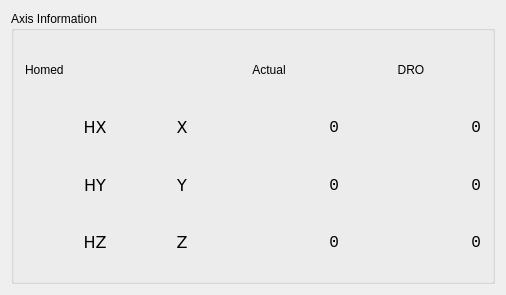
        <widget class="QWidget" name="tab_15">
         <attribute name="title">
          <string>DRO</string>
         </attribute>
         <layout class="QGridLayout" name="gridLayout_28">
          <item row="0" column="0">
           <widget class="QGroupBox" name="groupBox_17">
            <property name="minimumSize">
             <size>
              <width>480</width>
              <height>273</height>
             </size>
            </property>
            <property name="maximumSize">
             <size>
              <width>550</width>
              <height>273</height>
             </size>
            </property>
            <property name="title">
             <string>Axis Information</string>
            </property>
            <layout class="QGridLayout" name="gridLayout_27">
             <item row="0" column="0">
              <layout class="QVBoxLayout" name="verticalLayout_33">
               <item>
                <layout class="QGridLayout" name="gridLayout_26">
                 <property name="leftMargin">
                  <number>2</number>
                 </property>
                 <property name="topMargin">
                  <number>2</number>
                 </property>
                 <property name="rightMargin">
                  <number>2</number>
                 </property>
                 <property name="bottomMargin">
                  <number>2</number>
                 </property>
                 <property name="spacing">
                  <number>2</number>
                 </property>
                 <item row="2" column="0">
                  <widget class="QLabel" name="home_lb_1">
                   <property name="minimumSize">
                    <size>
                     <width>140</width>
                     <height>30</height>
                    </size>
                   </property>
                   <property name="font">
                    <font>
                     <family>DejaVu Sans</family>
                     <pointsize>12</pointsize>
                    </font>
                   </property>
                   <property name="frameShape">
                    <enum>QFrame::NoFrame</enum>
                   </property>
                   <property name="text">
                    <string>HY</string>
                   </property>
                   <property name="alignment">
                    <set>Qt::AlignCenter</set>
                   </property>
                  </widget>
                 </item>
                 <item row="0" column="2">
                  <widget class="QLabel" name="actual">
                   <property name="minimumSize">
                    <size>
                     <width>140</width>
                     <height>30</height>
                    </size>
                   </property>
                   <property name="text">
                    <string>Actual</string>
                   </property>
                   <property name="alignment">
                    <set>Qt::AlignCenter</set>
                   </property>
                  </widget>
                 </item>
                 <item row="2" column="1">
                  <widget class="QLabel" name="label_y">
                   <property name="minimumSize">
                    <size>
                     <width>30</width>
                     <height>30</height>
                    </size>
                   </property>
                   <property name="font">
                    <font>
                     <family>DejaVu Sans</family>
                     <pointsize>12</pointsize>
                    </font>
                   </property>
                   <property name="text">
                    <string>Y</string>
                   </property>
                   <property name="alignment">
                    <set>Qt::AlignCenter</set>
                   </property>
                  </widget>
                 </item>
                 <item row="1" column="0">
                  <widget class="QLabel" name="home_lb_0">
                   <property name="minimumSize">
                    <size>
                     <width>140</width>
                     <height>30</height>
                    </size>
                   </property>
                   <property name="font">
                    <font>
                     <family>DejaVu Sans</family>
                     <pointsize>12</pointsize>
                    </font>
                   </property>
                   <property name="frameShape">
                    <enum>QFrame::NoFrame</enum>
                   </property>
                   <property name="text">
                    <string>HX</string>
                   </property>
                   <property name="alignment">
                    <set>Qt::AlignCenter</set>
                   </property>
                  </widget>
                 </item>
                 <item row="0" column="3">
                  <widget class="QLabel" name="dro">
                   <property name="minimumSize">
                    <size>
                     <width>140</width>
                     <height>30</height>
                    </size>
                   </property>
                   <property name="text">
                    <string>DRO</string>
                   </property>
                   <property name="alignment">
                    <set>Qt::AlignCenter</set>
                   </property>
                  </widget>
                 </item>
                 <item row="2" column="3">
                  <widget class="QLabel" name="dro_lb_y">
                   <property name="minimumSize">
                    <size>
                     <width>140</width>
                     <height>30</height>
                    </size>
                   </property>
                   <property name="font">
                    <font>
                     <family>Monospace</family>
                     <pointsize>12</pointsize>
                    </font>
                   </property>
                   <property name="text">
                    <string>0</string>
                   </property>
                   <property name="alignment">
                    <set>Qt::AlignRight|Qt::AlignTrailing|Qt::AlignVCenter</set>
                   </property>
                  </widget>
                 </item>
                 <item row="2" column="2">
                  <widget class="QLabel" name="actual_lb_y">
                   <property name="minimumSize">
                    <size>
                     <width>140</width>
                     <height>30</height>
                    </size>
                   </property>
                   <property name="font">
                    <font>
                     <family>Monospace</family>
                     <pointsize>12</pointsize>
                    </font>
                   </property>
                   <property name="text">
                    <string>0</string>
                   </property>
                   <property name="alignment">
                    <set>Qt::AlignRight|Qt::AlignTrailing|Qt::AlignVCenter</set>
                   </property>
                  </widget>
                 </item>
                 <item row="0" column="0">
                  <widget class="QLabel" name="homed">
                   <property name="minimumSize">
                    <size>
                     <width>140</width>
                     <height>30</height>
                    </size>
                   </property>
                   <property name="text">
                    <string>Homed</string>
                   </property>
                  </widget>
                 </item>
                 <item row="1" column="3">
                  <widget class="QLabel" name="dro_lb_x">
                   <property name="minimumSize">
                    <size>
                     <width>140</width>
                     <height>30</height>
                    </size>
                   </property>
                   <property name="font">
                    <font>
                     <family>Monospace</family>
                     <pointsize>12</pointsize>
                    </font>
                   </property>
                   <property name="text">
                    <string>0</string>
                   </property>
                   <property name="alignment">
                    <set>Qt::AlignRight|Qt::AlignTrailing|Qt::AlignVCenter</set>
                   </property>
                  </widget>
                 </item>
                 <item row="1" column="1">
                  <widget class="QLabel" name="label_x">
                   <property name="minimumSize">
                    <size>
                     <width>30</width>
                     <height>30</height>
                    </size>
                   </property>
                   <property name="font">
                    <font>
                     <family>DejaVu Sans</family>
                     <pointsize>12</pointsize>
                    </font>
                   </property>
                   <property name="text">
                    <string>X</string>
                   </property>
                   <property name="alignment">
                    <set>Qt::AlignCenter</set>
                   </property>
                  </widget>
                 </item>
                 <item row="1" column="2">
                  <widget class="QLabel" name="actual_lb_x">
                   <property name="minimumSize">
                    <size>
                     <width>140</width>
                     <height>30</height>
                    </size>
                   </property>
                   <property name="font">
                    <font>
                     <family>Monospace</family>
                     <pointsize>12</pointsize>
                    </font>
                   </property>
                   <property name="text">
                    <string>0</string>
                   </property>
                   <property name="alignment">
                    <set>Qt::AlignRight|Qt::AlignTrailing|Qt::AlignVCenter</set>
                   </property>
                  </widget>
                 </item>
                 <item row="3" column="0">
                  <widget class="QLabel" name="home_lb_2">
                   <property name="minimumSize">
                    <size>
                     <width>140</width>
                     <height>30</height>
                    </size>
                   </property>
                   <property name="font">
                    <font>
                     <family>DejaVu Sans</family>
                     <pointsize>12</pointsize>
                    </font>
                   </property>
                   <property name="frameShape">
                    <enum>QFrame::NoFrame</enum>
                   </property>
                   <property name="text">
                    <string>HZ</string>
                   </property>
                   <property name="alignment">
                    <set>Qt::AlignCenter</set>
                   </property>
                  </widget>
                 </item>
                 <item row="3" column="1">
                  <widget class="QLabel" name="label_z">
                   <property name="minimumSize">
                    <size>
                     <width>30</width>
                     <height>30</height>
                    </size>
                   </property>
                   <property name="font">
                    <font>
                     <family>DejaVu Sans</family>
                     <pointsize>12</pointsize>
                    </font>
                   </property>
                   <property name="text">
                    <string>Z</string>
                   </property>
                   <property name="alignment">
                    <set>Qt::AlignCenter</set>
                   </property>
                  </widget>
                 </item>
                 <item row="3" column="2">
                  <widget class="QLabel" name="actual_lb_z">
                   <property name="minimumSize">
                    <size>
                     <width>140</width>
                     <height>30</height>
                    </size>
                   </property>
                   <property name="font">
                    <font>
                     <family>Monospace</family>
                     <pointsize>12</pointsize>
                    </font>
                   </property>
                   <property name="text">
                    <string>0</string>
                   </property>
                   <property name="alignment">
                    <set>Qt::AlignRight|Qt::AlignTrailing|Qt::AlignVCenter</set>
                   </property>
                  </widget>
                 </item>
                 <item row="3" column="3">
                  <widget class="QLabel" name="dro_lb_z">
                   <property name="minimumSize">
                    <size>
                     <width>140</width>
                     <height>30</height>
                    </size>
                   </property>
                   <property name="font">
                    <font>
                     <family>Monospace</family>
                     <pointsize>12</pointsize>
                    </font>
                   </property>
                   <property name="text">
                    <string>0</string>
                   </property>
                   <property name="alignment">
                    <set>Qt::AlignRight|Qt::AlignTrailing|Qt::AlignVCenter</set>
                   </property>
                  </widget>
                 </item>
                </layout>
               </item>
              </layout>
             </item>
            </layout>
           </widget>
          </item>
         </layout>
        </widget>
